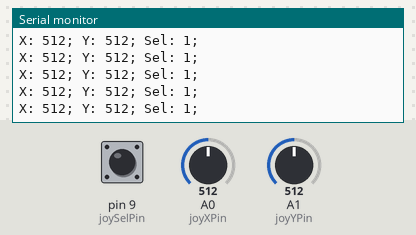
This sketch was run on a simulated Arduino Uno, built with avr-gcc and run on an emulated ATmega328P. Parts: the last lines printed to the serial monitor. The test bench sets the inputs (shaded band); at power-on: A1 (joyYPin) = 512, pin 9 (joySelPin) HIGH, A0 (joyXPin) = 512. No radio packets arrive unless stated.

Above: at 1.2 s.
1.3 s: A1 (joyYPin) set to 106
At 2.3 s:
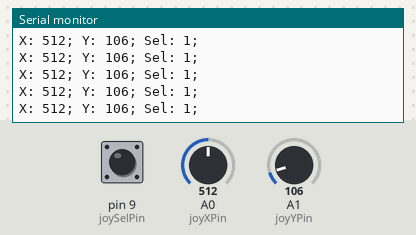
4.3 s: A1 (joyYPin) set to 92
At 5.0 s:
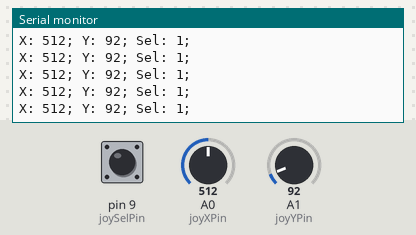
Timing chart, 0 to 6.3 s (numbered marks = the images above; inputs shaded):
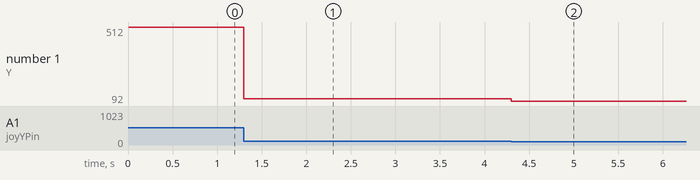

Measured:
- after the input at 1.3 s, the serial monitor: prints a new line at once (image 1)
- after the input at 4.3 s, the serial monitor: prints a new line at once (image 2)
- plotted number 1: 512 → 106 after the input at 1.3 s, 106 → 92 after the input at 4.3 s

The sketch:

Joystick.ino
```cpp
#include <SPI.h>
#include "RF24.h"

RF24 radio(7, 8);

const int PACKETSIZE = 6;
byte packet[PACKETSIZE];
int joySelPin = 9;
int joyXPin = A0;
int joyYPin = A1;
int radioChannel = 69;
byte address[6] = {"12345"};

void setup() {
  pinMode(joySelPin, INPUT_PULLUP);
  radio.begin();
  radio.setChannel(radioChannel);
  radio.setPALevel(RF24_PA_HIGH);
  radio.openWritingPipe(address);
  Serial.begin(115200);
}

void loop() {
  int *intPacket = (int *) packet;
  intPacket[0] = analogRead(joyXPin);
  intPacket[1] = analogRead(joyYPin);
  intPacket[2] = digitalRead(joySelPin);
  Serial.print("X: ");
  Serial.print(analogRead(joyXPin));
  Serial.print("; ");
  Serial.print("Y: ");
  Serial.print(analogRead(joyYPin));
  Serial.print("; ");
  Serial.print("Sel: ");
  Serial.print(digitalRead(joySelPin));
  Serial.println("; ");
  radio.write((void*)packet, PACKETSIZE, false);
}
```
